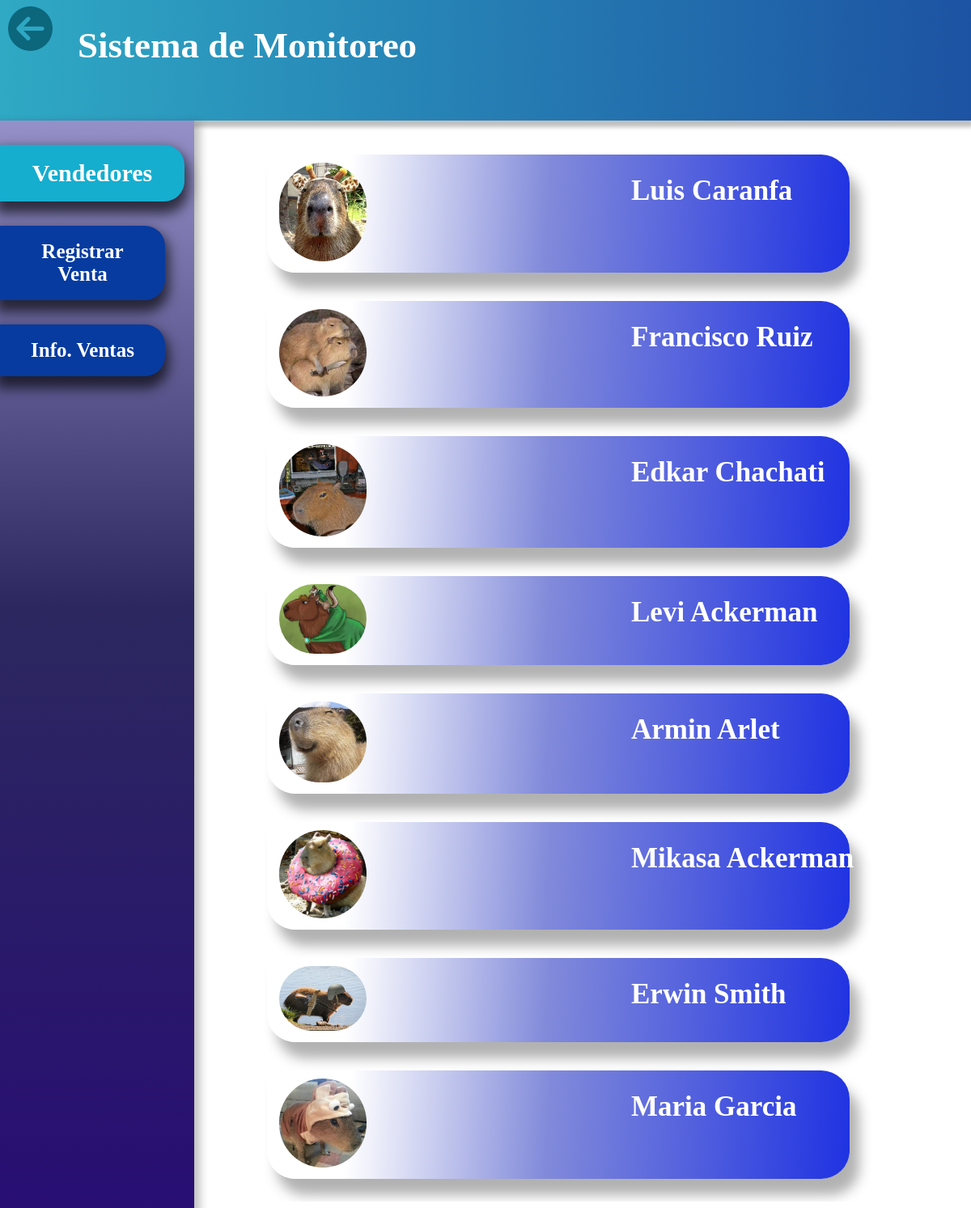
Page /users/home/ (signed in) on the committed database.
### users/models.py (models this page shows)
class Profile(models.Model):
    name = models.CharField(max_length=120)
    identification_document = models.CharField(max_length=10, default="none")
    created = models.DateTimeField(auto_now_add=True)
    last_modified = models.DateTimeField(auto_now=True)

class Salesman(Profile):
    user = models.OneToOneField(User, on_delete=models.CASCADE)
    count_sells = models.IntegerField(default=0)
    earnings = models.DecimalField(max_digits=10, decimal_places=2, default=0)
    seller_id = models.AutoField(
        auto_created=True, primary_key=True, unique=True)
    picture = models.ImageField(
        upload_to="users/pictures",
        blank=True,
        null=True
    )

class Profile(models.Model):
    name = models.CharField(max_length=120)
    identification_document = models.CharField(max_length=10, default="none")
    created = models.DateTimeField(auto_now_add=True)
    last_modified = models.DateTimeField(auto_now=True)

### users/views.py (the view)
class HomeView(LoginRequiredMixin, ListView):
    template_name = 'users/html/index.html'
    model = Salesman
    ordering = ('seller_id',)
    context_object_name = 'salesmans'

### templates/users/html/index.html (shortened to what this page needs)
<!DOCTYPE html>
<html lang="en">
  <head>
    {% load static %}
    <link rel="stylesheet" href="{%static 'users/css/style_index.css'%}">
  </head>
  <body>
    <header id="header">
      <h1 id="title">
	Sistema de Monitoreo
      </h1>
      <div class="go-back">
	<a href="{%url 'users:logout' %}"><i class="fas fa-arrow-circle-left"></i></a>
      </div>
    </header>
    <nav id="navegation">
      <div class="menu">
      <div>
	<a class="actual" href="{%url 'users:home' %}">Vendedores</a>
      </div>
      <div>
	<a class="option" href="{%url 'sells:register' %}">Registrar Venta</a>
      </div>
      <div>
	<a class="option"href="{%url 'sells:search' %}">Info. Ventas</a>
      </div>
      </div>
    </nav>
    <main id="content">
        {% for salesman in salesmans %}
        <a href="/users/detail/{{ salesman.pk }}/0">
	        <div class="seller">
                <img src="{{ salesman.picture.url }}" alt="">
                <h2 class="name">
                    {{ salesman.name }}
                </h2>
            </div>
        </a>
        {% endfor %}
    </main>
  </body>
</html>

### static/users/css/style_index.css (style rules this page uses)
* { margin: 0px; }
.go-back { text-decoration: none; font-size: 55px; display: inline-block; position: relative; left: 10px; top: 6px; }
.go-back >a { color: #0c667c; }
#header { background: linear-gradient(90.88deg, #32B8CA -17.16%, #183D9A 125.57%); box-shadow: 0px 5px 5px 3px rgba(0, 0, 0, 0.25); height: 10vh; }
#title { position: absolute; left: 8vw; top: 2vh; font-size: 45px; font-weight: bold; color: #FFFFFF; }
#navegation { display: inline-flex; height:90vh; width: 20vw; }
.menu { width: 100%; background: linear-gradient(180deg, #9591C8 0%, #2C285F 44.79%, #280E73 100%); box-shadow: 2px 8px 10px 5px rgba(0, 0, 0, 0.25); }
.menu a { text-decoration: none; color: #FFFFFF; }
.option { margin: 30px 0px 0px 0px; width: 70%; padding: 18px; display: block; text-align: center; font-size: 25px; font-weight: bold; background: #073B9F; box-shadow: 0px 10px 15px 5px rgba(0, 0, 0, 0.65); border-radius: 0px 25px 25px 0px; }
.actual { width:80%; background: #15AECF; margin: 30px 0px 0px 0px; width: 80%; padding: 18px; display: block; text-align: center; font-size: 30px; font-weight: bold; box-shadow: 0px 10px 15px 5px rgba(0, 0, 0, 0.65); border-radius: 0px 25px 25px 0px; }
#content { display: inline-block; width: 75%; margin: 7px 0px; height: 89%; position: absolute; align-content: center; overflow-y: scroll; }
.seller { width: 80%; margin: 35px auto; background: linear-gradient(93.7deg, #FFFFFF 14.15%, #818ADA 48.31%, #0F24E3 108.6%); box-shadow: 12px 20px 15px 0px rgba(39, 38, 38, 0.356); border-radius: 0px 35px 35px 35px; }
img { width: 15%; border-radius: 500px; margin: 10px 15px; }
.seller >.name { display: inline-block; font-size: 35px; font-weight: bold; position: absolute; left: 60%; margin-top: 25px; color: #FFFFFF; }

### rows in the picture
Salesman: picture (picture), name "Luis Caranfa"
Salesman: picture (picture), name "Francisco Ruiz"
Salesman: picture (picture), name "Edkar Chachati"
Salesman: picture (picture), name "Levi Ackerman"
Salesman: picture (picture), name "Armin Arlet"
Salesman: picture (picture), name "Mikasa Ackerman"
Salesman: picture (picture), name "Erwin Smith"
Salesman: picture (picture), name "Maria Garcia"
